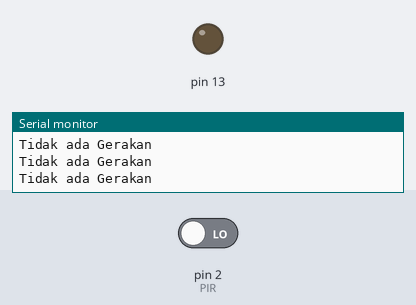
Simulated run of this sketch. Board: Arduino Uno, built with avr-gcc and run on an emulated ATmega328P. On the bench: output pins drawn as LEDs (lit = HIGH), the last lines printed to the serial monitor. Inputs (shaded band) come from the test bench; at power-on: pin 2 (PIR) LOW.

Above: at 2.8 s.
2.9 s: pin 2 (PIR) driven HIGH
At 4.1 s:
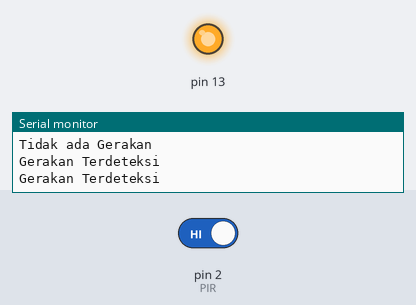
4.5 s: pin 2 (PIR) driven LOW
At 5.7 s:
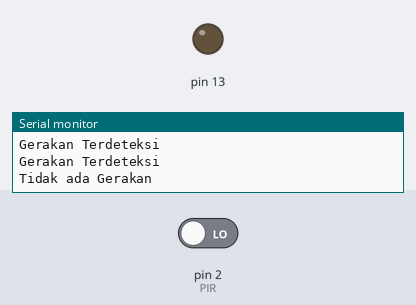
Timing chart, 0 to 7.5 s (numbered marks = the images above; inputs shaded):
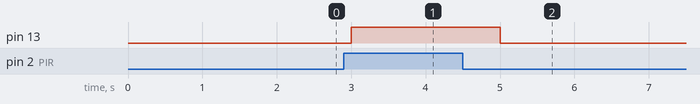

Measured:
- after the input at 2.9 s, pin 13: LOW → HIGH after 0.10 s
- after the input at 4.5 s, pin 13: HIGH → LOW after 0.50 s

The sketch:

PIRLED.ino
```cpp
int PIR = 2;
int statusPin = 0;

void setup()
{
  Serial.begin(115200);
  pinMode(PIR, INPUT);
  pinMode(13, OUTPUT);
}

void loop()
{
  statusPin = digitalRead(PIR);
  if(statusPin == HIGH)
  {
    Serial.println("Gerakan Terdeteksi");
    digitalWrite(13, HIGH);
    delay(1000); // Menunda output selama 1 detik
  }
  else
  {
    Serial.println("Tidak ada Gerakan");
    digitalWrite(13, LOW);
    delay(1000); // Menunda output selama 1 detik
  }
}
```
